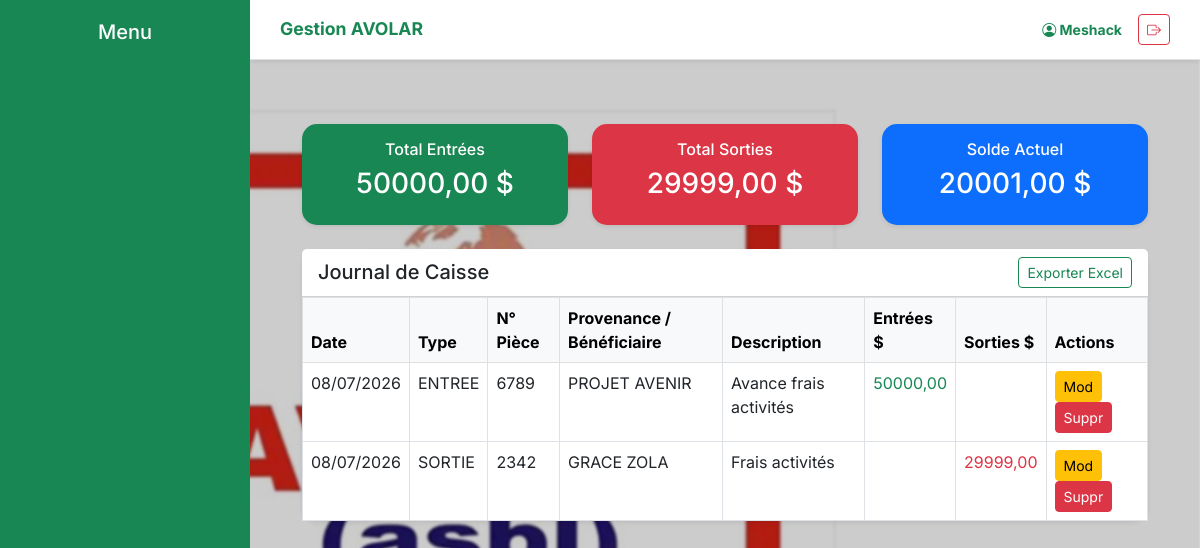
Screenshot of /journal/ (signed in) with the database file from the repository.
### dashboard/models.py (models this page shows, shortened)
class MouvementFinance(models.Model):
    TYPE_CHOICES = (('ENTREE', 'Entrée'), ('SORTIE', 'Sortie'))
    type = models.CharField(max_length=10, choices=TYPE_CHOICES)
    montant = models.DecimalField(max_digits=12, decimal_places=2)
    projet = models.ForeignKey('Projet', on_delete=models.CASCADE, null=True, blank=True)
    justificatif = models.FileField(upload_to='justificatifs/', blank=True, null=True)
    numero_piece = models.CharField(max_length=100, blank=True, null=True)
    date = models.DateField(auto_now_add=True)
    description = models.TextField(blank=True, null=True)
    provenance_beneficiaire = models.CharField(max_length=255, blank=True, null=True)

### dashboard/views.py (the view)
# urls.py: path('journal/', views.journal_caisse, name='journal_caisse'),
@login_required
def journal_caisse(request):
    mouvements = MouvementFinance.objects.all().order_by('date')
    total_entrees = MouvementFinance.objects.filter(type='ENTREE').aggregate(Sum('montant'))['montant__sum'] or 0
    total_sorties = MouvementFinance.objects.filter(type='SORTIE').aggregate(Sum('montant'))['montant__sum'] or 0
    return render(request, 'dashboard/journal.html', {'journal': mouvements, 'total_entrees': total_entrees,
                  'total_sorties': total_sorties, 'solde_final': total_entrees - total_sorties})

### dashboard/templates/dashboard/journal.html (shortened to what this page needs)
{% extends 'dashboard/base.html' %}
{% block content %}
<div class="container-fluid py-4">
    <div class="row mb-4 text-center">
        <div class="col-md-4">
            <div class="card bg-success text-white p-3 shadow-sm">
                <h6>Total Entrées</h6>
                <h3>{{ total_entrees|default:0|floatformat:2 }} $</h3>
            </div>
        </div>
        <div class="col-md-4">
            <div class="card bg-danger text-white p-3 shadow-sm">
                <h6>Total Sorties</h6>
                <h3>{{ total_sorties|default:0|floatformat:2 }} $</h3>
            </div>
        </div>
        <div class="col-md-4">
            <div class="card bg-primary text-white p-3 shadow-sm">
                <h6>Solde Actuel</h6>
                <h3>{{ solde_final|default:0|floatformat:2 }} $</h3>
            </div>
        </div>
    </div>
    <div class="card shadow-sm">
        <div class="card-header bg-white d-flex justify-content-between align-items-center">
            <h5 class="mb-0">Journal de Caisse</h5>
            <a href="{% url 'exporter_journal_excel' %}" class="btn btn-sm btn-outline-success">Exporter Excel</a>
        </div>
        <div class="table-responsive">
            <table class="table table-bordered table-hover mb-0">
                <thead class="table-light">
                    <tr>
                        <th>Date</th>
                        <th>Type</th>
                        <th>N° Pièce</th>
                        <th>Provenance / Bénéficiaire</th>
                        <th>Description</th>
                        <th>Entrées $</th>
                        <th>Sorties $</th>
                        <th>Actions</th>
                    </tr>
                </thead>
                <tbody>
                    {% for m in journal %}
                    <tr>
                        <td>{{ m.date|date:"d/m/Y" }}</td>
                        <td>{{ m.type }}</td>
                        <td>{{ m.numero_piece|default:"-" }}</td>
                        <td>{{ m.provenance_beneficiaire|default:"-" }}</td>
                        <td>
                            {{ m.description|default:"-" }}
                        </td>
                        <td class="text-success text-end">
                            {% if m.type == 'ENTREE' %}{{ m.montant|floatformat:2 }}{% endif %}
                        </td>
                        <td class="text-danger text-end">
                            {% if m.type == 'SORTIE' %}{{ m.montant|floatformat:2 }}{% endif %}
                        </td>
                        <td>
                            <a href="{% url 'modifier_transaction' m.id %}" class="btn btn-sm btn-warning">Mod</a>
                            <a href="{% url 'supprimer_transaction' m.id %}" class="btn btn-sm btn-danger">Suppr</a>
                        </td>
                    </tr>
                    {% empty %}
                    <tr>
                        <td colspan="8" class="text-center">Aucune transaction enregistrée.</td>
                    </tr>
                    {% endfor %}
                </tbody>
            </table>
        </div>
    </div>
</div>
{% endblock %}

### dashboard/templates/dashboard/base.html (shortened to what this page needs)
{% load static %}
<!DOCTYPE html>
<html lang="fr">
<head>
    <link href="https://cdn.jsdelivr.net/npm/bootstrap@5.3.0/dist/css/bootstrap.min.css" rel="stylesheet">
    <link href="https://cdn.jsdelivr.net/npm/bootstrap-icons@1.10.0/font/bootstrap-icons.css" rel="stylesheet">
</head>
<body>
<header class="top-bar shadow-sm">
    <div class="d-flex align-items-center">
        <span class="fw-bold text-success text-truncate" style="font-size: 1.1rem;">Gestion AVOLAR</span>
    </div>
    <div class="d-flex align-items-center">
        <span class="fw-bold text-success me-2 me-md-3 small d-none d-sm-inline"><i class="bi bi-person-circle"></i> {{ user.username|default:"Administrateur" }}</span>
        <a href="{% url 'deconnexion' %}" class="btn btn-outline-danger btn-sm" title="Se déconnecter"><i class="bi bi-box-arrow-right"></i></a>
    </div>
</header>
<nav class="sidebar d-none d-lg-block">
    <h5 class="text-center mb-4">Menu</h5>
</nav>
<main class="main-content">
    {% block content %}{% endblock %}
</main>
</body>
</html>

### rows the page displays
MouvementFinance: date "08/07/2026", type "ENTREE", numero_piece "6789", provenance_beneficiaire "PROJET AVENIR", description "Avance frais activités", montant "50000,00"
MouvementFinance: date "08/07/2026", type "SORTIE", numero_piece "2342", provenance_beneficiaire "GRACE ZOLA", description "Frais activités", montant "29999,00"

### other values shown
{{ user.username|default:"Administrateur" }} "Meshack"
{{ total_entrees|default:0|floatformat:2 }} "50000,00"
{{ total_sorties|default:0|floatformat:2 }} "29999,00"
{{ solde_final|default:0|floatformat:2 }} "20001,00"
